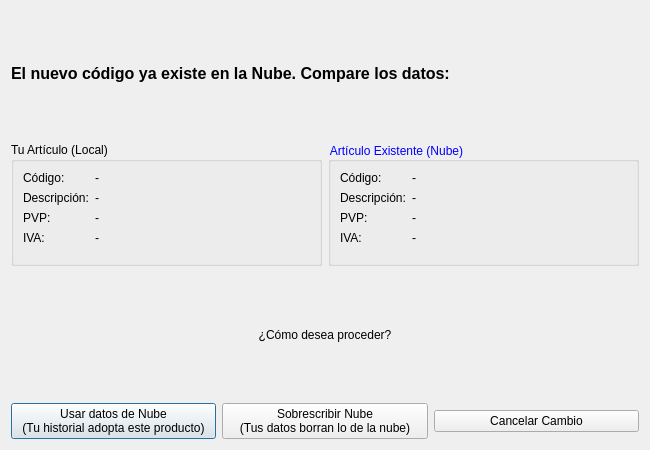
<?xml version="1.0" encoding="UTF-8"?>
<ui version="4.0">
 <class>DialogCompararArticulos</class>
 <widget class="QDialog" name="DialogCompararArticulos">
  <property name="geometry">
   <rect>
    <x>0</x>
    <y>0</y>
    <width>650</width>
    <height>450</height>
   </rect>
  </property>
  <property name="windowTitle">
   <string>Conflicto detectado en la Nube</string>
  </property>
  <layout class="QVBoxLayout" name="verticalLayout">
   <item>
    <widget class="QLabel" name="label">
     <property name="font">
      <font>
       <pointsize>12</pointsize>
       <bold>true</bold>
      </font>
     </property>
     <property name="text">
      <string>El nuevo código ya existe en la Nube. Compare los datos:</string>
     </property>
    </widget>
   </item>
   <item>
    <layout class="QHBoxLayout" name="horizontalLayout">
     <item>
      <widget class="QGroupBox" name="groupBoxLocal">
       <property name="title">
        <string>Tu Artículo (Local)</string>
       </property>
       <layout class="QFormLayout" name="formLayoutLocal">
        <item row="0" column="0">
         <widget class="QLabel" name="label_2">
          <property name="text">
           <string>Código:</string>
          </property>
         </widget>
        </item>
        <item row="0" column="1">
         <widget class="QLabel" name="lblLocalCod">
          <property name="text">
           <string>-</string>
          </property>
         </widget>
        </item>
        <item row="1" column="0">
         <widget class="QLabel" name="label_3">
          <property name="text">
           <string>Descripción:</string>
          </property>
         </widget>
        </item>
        <item row="1" column="1">
         <widget class="QLabel" name="lblLocalDesc">
          <property name="text">
           <string>-</string>
          </property>
          <property name="wordWrap">
           <bool>true</bool>
          </property>
         </widget>
        </item>
        <item row="2" column="0">
         <widget class="QLabel" name="label_4">
          <property name="text">
           <string>PVP:</string>
          </property>
         </widget>
        </item>
        <item row="2" column="1">
         <widget class="QLabel" name="lblLocalPvp">
          <property name="text">
           <string>-</string>
          </property>
         </widget>
        </item>
        <item row="3" column="0">
         <widget class="QLabel" name="label_5">
          <property name="text">
           <string>IVA:</string>
          </property>
         </widget>
        </item>
        <item row="3" column="1">
         <widget class="QLabel" name="lblLocalIva">
          <property name="text">
           <string>-</string>
          </property>
         </widget>
        </item>
       </layout>
      </widget>
     </item>
     <item>
      <widget class="QGroupBox" name="groupBoxNube">
       <property name="title">
        <string>Artículo Existente (Nube)</string>
       </property>
       <property name="styleSheet">
        <string notr="true">QGroupBox { color: blue; }</string>
       </property>
       <layout class="QFormLayout" name="formLayoutNube">
        <item row="0" column="0">
         <widget class="QLabel" name="label_6">
          <property name="text">
           <string>Código:</string>
          </property>
         </widget>
        </item>
        <item row="0" column="1">
         <widget class="QLabel" name="lblNubeCod">
          <property name="text">
           <string>-</string>
          </property>
         </widget>
        </item>
        <item row="1" column="0">
         <widget class="QLabel" name="label_7">
          <property name="text">
           <string>Descripción:</string>
          </property>
         </widget>
        </item>
        <item row="1" column="1">
         <widget class="QLabel" name="lblNubeDesc">
          <property name="text">
           <string>-</string>
          </property>
          <property name="wordWrap">
           <bool>true</bool>
          </property>
         </widget>
        </item>
        <item row="2" column="0">
         <widget class="QLabel" name="label_8">
          <property name="text">
           <string>PVP:</string>
          </property>
         </widget>
        </item>
        <item row="2" column="1">
         <widget class="QLabel" name="lblNubePvp">
          <property name="text">
           <string>-</string>
          </property>
         </widget>
        </item>
        <item row="3" column="0">
         <widget class="QLabel" name="label_9">
          <property name="text">
           <string>IVA:</string>
          </property>
         </widget>
        </item>
        <item row="3" column="1">
         <widget class="QLabel" name="lblNubeIva">
          <property name="text">
           <string>-</string>
          </property>
         </widget>
        </item>
       </layout>
      </widget>
     </item>
    </layout>
   </item>
   <item>
    <widget class="QLabel" name="label_10">
     <property name="text">
      <string>¿Cómo desea proceder?</string>
     </property>
     <property name="alignment">
      <set>Qt::AlignCenter</set>
     </property>
    </widget>
   </item>
   <item>
    <layout class="QHBoxLayout" name="horizontalLayout_2">
     <item>
      <widget class="QPushButton" name="btnSincronizarLocal">
       <property name="text">
        <string>Usar datos de Nube
(Tu historial adopta este producto)</string>
       </property>
      </widget>
     </item>
     <item>
      <widget class="QPushButton" name="btnSobrescribirNube">
       <property name="text">
        <string>Sobrescribir Nube
(Tus datos borran lo de la nube)</string>
       </property>
      </widget>
     </item>
     <item>
      <widget class="QPushButton" name="btnCancelar">
       <property name="text">
        <string>Cancelar Cambio</string>
       </property>
      </widget>
     </item>
    </layout>
   </item>
  </layout>
 </widget>
 <resources/>
 <connections/>
</ui>
